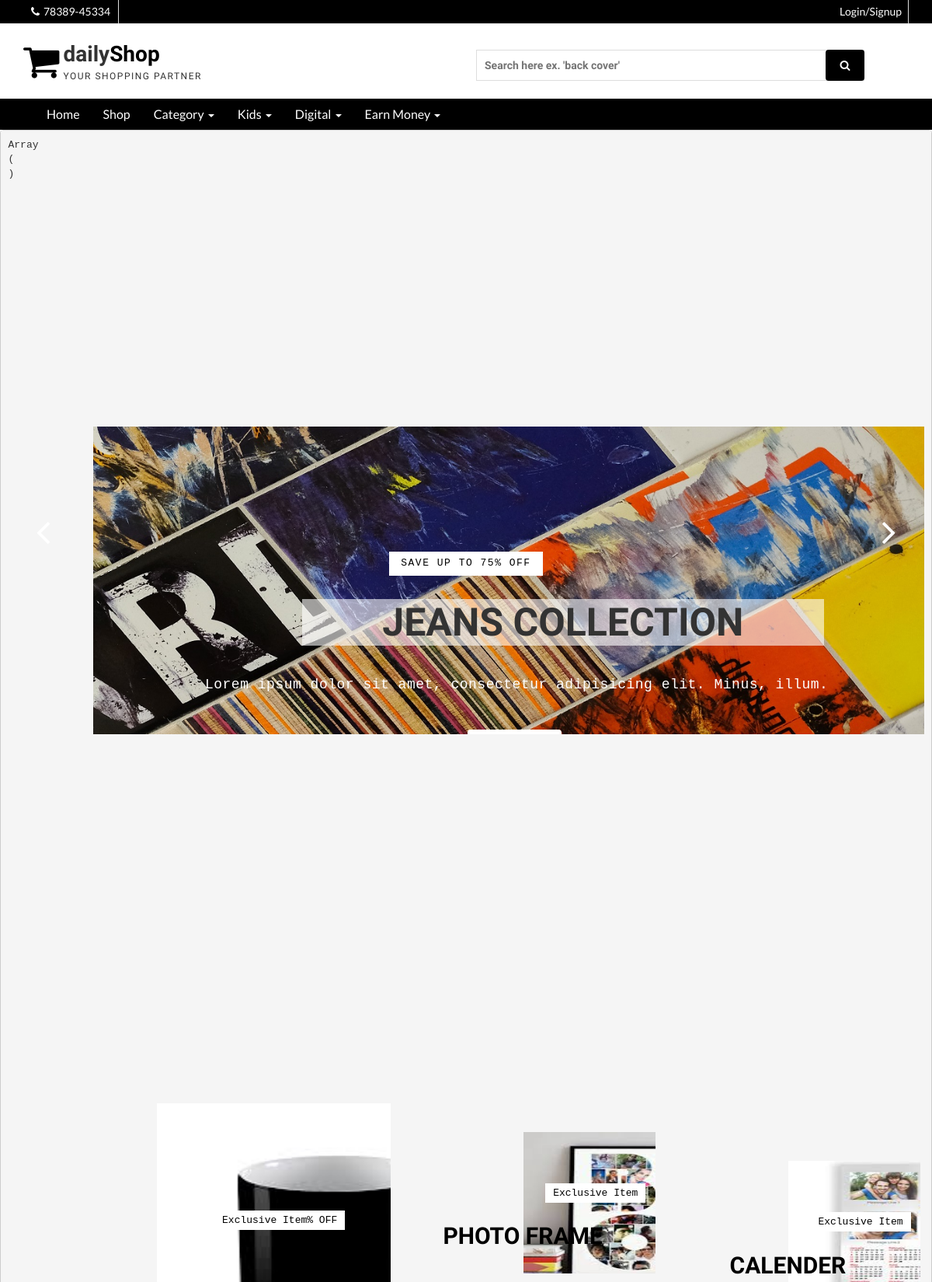
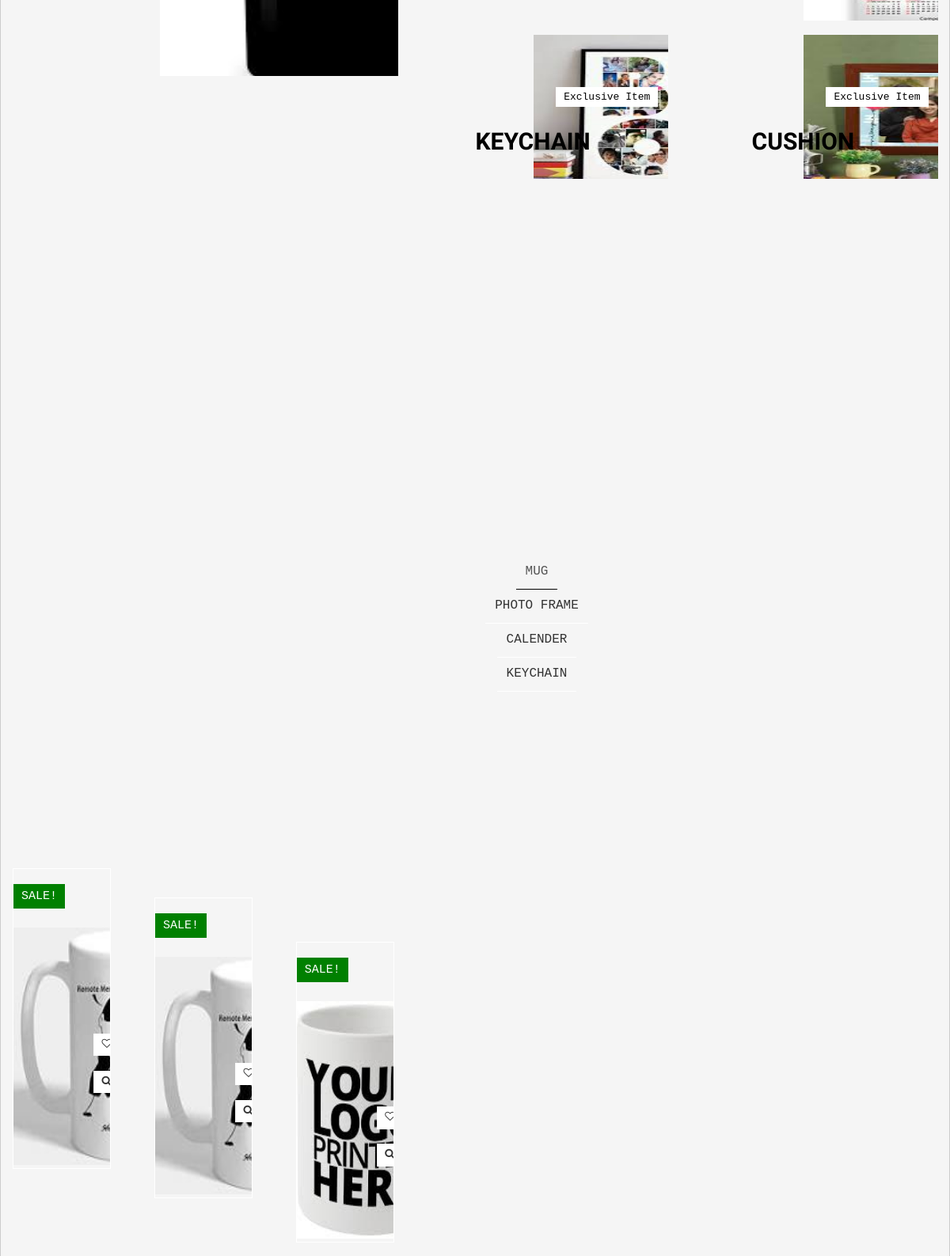
The page / (upper part) on the database its author committed (2 pictures, top to bottom).
### tables this page shows
CREATE TABLE `category` (
  `id` int(11) NOT NULL,
  `name` varchar(255) NOT NULL,
  `image` varchar(255) NOT NULL,
  `off` int(10) NOT NULL,
  `tag` text NOT NULL,
  `status` enum('1','0') NOT NULL,
  `created` timestamp NOT NULL DEFAULT current_timestamp()
);

CREATE TABLE `products` (
  `id` int(11) NOT NULL,
  `cid` int(9) NOT NULL,
  `name` varchar(255) NOT NULL,
  `image` text NOT NULL,
  `price` int(11) NOT NULL,
  `sell_price` int(11) NOT NULL,
  `hollsell_price` float NOT NULL,
  `shot_desc` varchar(255) NOT NULL,
  `long_desc` text NOT NULL,
  `created` timestamp NOT NULL DEFAULT current_timestamp(),
  `status` enum('1','0') NOT NULL
);

### index.php (the view, shortened to what this page needs)
<?php include('header.php');
?>
  <section id="aa-slider">
    <div class="aa-slider-area">
      <div id="sequence" class="seq">
        <div class="seq-screen">
          <ul class="seq-canvas">
            <li>
              <div class="seq-model">
              </div>
              <div class="seq-title">
               <span data-seq>Save Up to 75% Off</span>
                <a data-seq href="shop.php" class="aa-shop-now-btn aa-secondary-btn">SHOP NOW</a>
              </div>
            </li>
            <li>
              <div class="seq-model">
              </div>
              <div class="seq-title">
                <span data-seq>Save Up to 40% Off</span>
                <a data-seq href="shop.php" class="aa-shop-now-btn aa-secondary-btn">SHOP NOW</a>
              </div>
            </li>
            <li>
              <div class="seq-model">
                <img data-seq src="img/main-banner3.jpg" alt="Women Jeans slide img" />
              </div>
              <div class="seq-title">
                <span data-seq>Save Up to 75% Off</span>
                <h2 data-seq>Jeans Collection</h2>
                <p data-seq>Lorem ipsum dolor sit amet, consectetur adipisicing elit. Minus, illum.</p>
                <a data-seq href="shop.php" class="aa-shop-now-btn aa-secondary-btn">SHOP NOW</a>
              </div>
            </li>
            <li>
              <div class="seq-model">
              </div>
              <div class="seq-title">
                <span data-seq>Save Up to 75% Off</span>
              </div>
            </li>
             <li>
              <div class="seq-model">
              </div>
              <div class="seq-title">
                <span data-seq>Save Up to 50% Off</span>
              </div>
            </li>
          </ul>
        </div>
        <fieldset class="seq-nav" aria-controls="sequence" aria-label="Slider buttons">
          <a type="button" class="seq-prev" aria-label="Previous"><span class="fa fa-angle-left"></span></a>
          <a type="button" class="seq-next" aria-label="Next"><span class="fa fa-angle-right"></span></a>
        </fieldset>
      </div>
    </div>
  </section>
  <section id="aa-promo">
    <div class="container">
      <div class="row">
        <div class="col-md-12">
          <div class="aa-promo-area">
            <div class="row">
              <div class="col-md-5 no-padding">
                <?php
                  $query1 = mysqli_query($conn, "SELECT * FROM category WHERE off > 60 LIMIT 1");
                  $mData = mysqli_fetch_assoc($query1);
                ?>
                 <a href="www.google.com">
                  <div class="aa-promo-left">
                    <div class="aa-promo-banner">
                        <img src="media/category/<?php echo $mData['image']?>" alt="img">
                        <div class="aa-prom-content">
                          <span><?php echo $mData['tag']?>% OFF</span>
                          <h4><a href="product.php?catID=<?php echo $mData['id']?>"><?php echo $mData['name'] ?></a></h4>
                        </div>
                    </div>
                  </div>
                  </a>
              </div>
              <div class="col-md-7 no-padding">
                <div class="aa-promo-right">
                <?php
                  $query2 = mysqli_query($conn, "SELECT * FROM category WHERE off < 60 LIMIT 4");
                  while($row=mysqli_fetch_assoc($query2)){
                ?>
                  <div class="aa-single-promo-right">
                    <div class="aa-promo-banner">
                      <div class="aa-prom-content">
                        <span>Exclusive Item</span>
                        <h4 ><a href="product.php?catID=<?php echo $row['id']?>" style="color:#000 !important"><?php echo $row['name']?></a></h4>
                      </div>
                    </div>
                  </div>
                  <?php  }?>
                </div>
              </div>
            </div>
          </div>
        </div>
      </div>
    </div>
  </section>
  <section id="aa-product">
    <div class="container">
      <div class="row">
        <div class="col-md-12">
          <div class="row">
            <div class="aa-product-area">
              <div class="aa-product-inner">
                 <ul class="nav nav-tabs aa-products-tab">
                    <li class="active"><a href="#mug" data-toggle="tab">Mug</a></li>
                    <li><a href="#photo_frame" data-toggle="tab">Photo Frame</a></li>
                    <li><a href="#calender" data-toggle="tab">Calender</a></li>
                    <li><a href="#keychain" data-toggle="tab">Keychain</a></li>
                  </ul>
                  <div class="tab-content">
                    <div class="tab-pane fade in active" id="mug">
                      <ul class="aa-product-catg">
                        <?php
                          $res = mysqli_query($conn, "SELECT * FROM products where `cid` = '1' limit 4");
                          while($row=mysqli_fetch_assoc($res)){
                        ?>
                        <li style="border:1px solid #fff">
                          <figure>
                            <a class="aa-product-img responsive" href="product-detail.php?pid=<?php echo $row['id']?>"><img src="media/product/<?php echo $row['image']?>" style="background-position:cover"  width="250px" height="300px" alt="polo shirt img"></a>
                          </figure>
                          <div class="aa-product-hvr-content">
                            <a href="#" data-toggle="tooltip" data-placement="top" title="Add to Wishlist"><span class="fa fa-heart-o"></span></a>
                            <a href="#" data-toggle2="tooltip" data-placement="top" title="Quick View" data-toggle="modal" data-target="#quick-view-modal"><span class="fa fa-search"></span></a>
                          </div>
                          <span class="aa-badge aa-sale" href="#">SALE!</span>
                        </li>
                        <?php }?>
                      </ul>
                    </div>
                  </div>
              </div>
            </div>
          </div>
        </div>
      </div>
    </div>
  </section>
  <?php include('footer.php');?>

### css/theme-color/default-theme.css (style rules this page uses)
h2 { color: #000; }
.aa-secondary-btn { color: #000; }
#aa-slider .aa-slider-area .seq-title span { color: #000; }
#aa-promo .aa-promo-area .aa-promo-banner .aa-prom-content span { color: #000; }
.aa-products-tab li.active a { border-bottom: 1px solid #000 !important; }

### rows shown on the page
category: image (picture), tag "Exclusive Item"
category: name "PHOTO FRAME"
category: name "CALENDER"
category: name "KEYCHAIN"
category: name "CUSHION"
products: image (picture)
products: image (picture)
products: image (picture)
